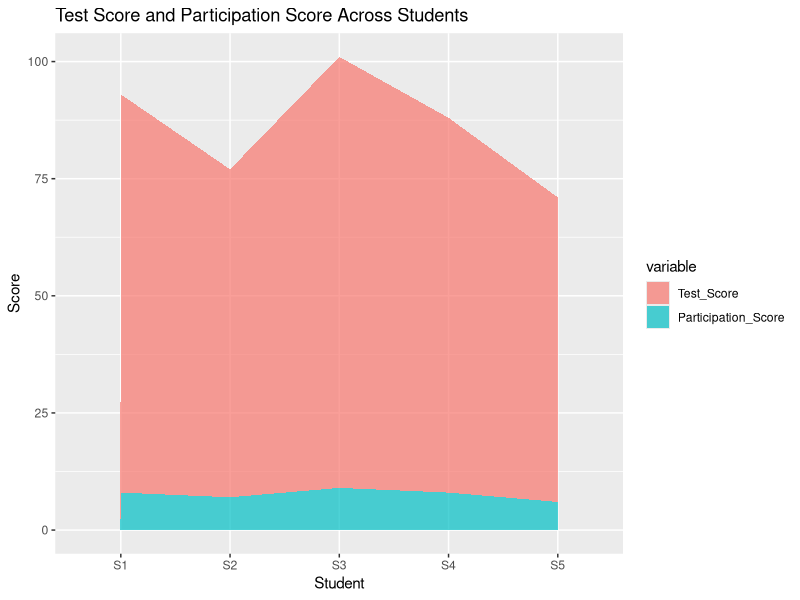
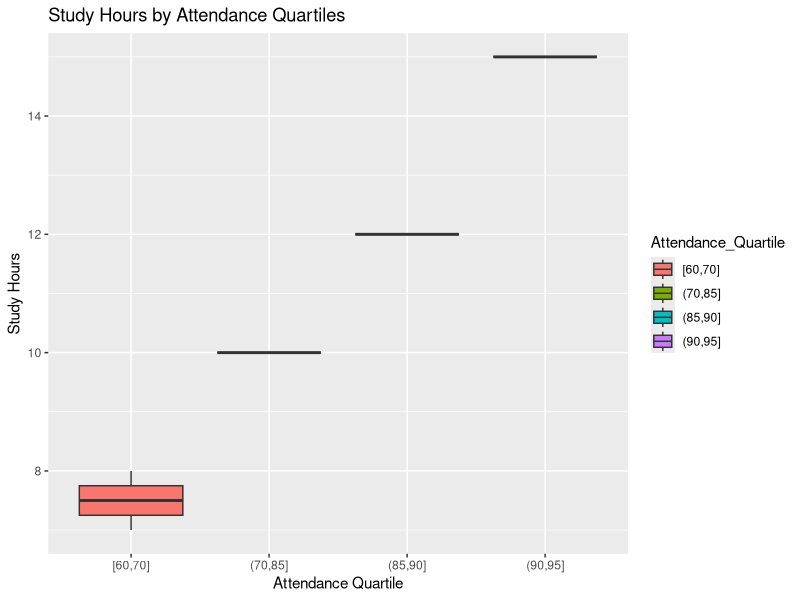
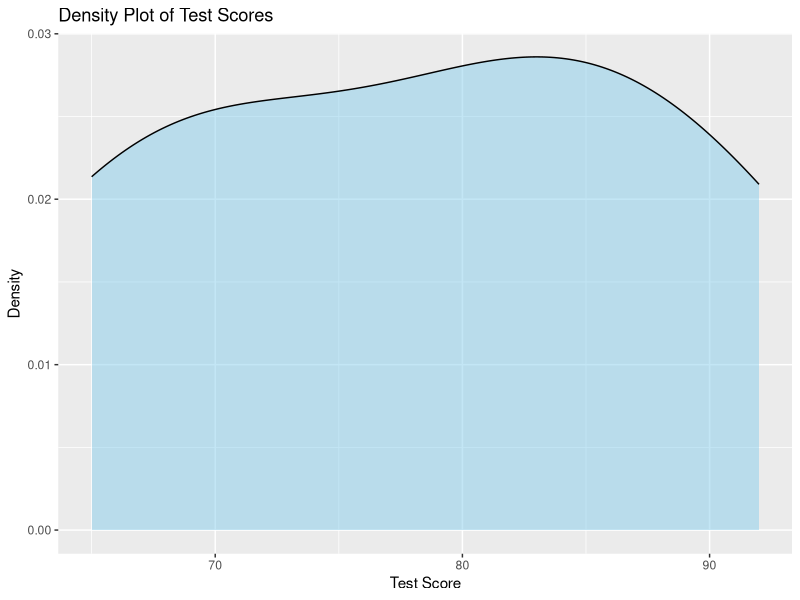

Generate these figures, in order, with R:
library(ggplot2)
library(reshape2)

Student_ID <- c("S1","S2","S3","S4","S5")
Age <- c(19,21,20,22,23)
Study_Hours <- c(12,8,15,10,7)
Attendance <- c(90,70,95,85,60)
Test_Score <- c(85,70,92,80,65)
Participation_Score <- c(8,7,9,8,6)

data <- data.frame(Student_ID,Age,Study_Hours,Attendance,Test_Score,Participation_Score)

area_data <- data.frame(
  Student_ID=data$Student_ID,
  Test_Score=data$Test_Score,
  Participation_Score=data$Participation_Score
)

area_long <- melt(area_data,id.vars="Student_ID")

ggplot(area_long,aes(x=Student_ID,y=value,fill=variable,group=variable))+
  geom_area(alpha=0.7)+
  labs(title="Test Score and Participation Score Across Students",
       x="Student",
       y="Score")

data$Attendance_Quartile <- cut(data$Attendance,
                                breaks=quantile(data$Attendance,probs=seq(0,1,0.25)),
                                include.lowest=TRUE)

ggplot(data,aes(x=Attendance_Quartile,y=Study_Hours,fill=Attendance_Quartile))+
  geom_boxplot()+
  labs(title="Study Hours by Attendance Quartiles",
       x="Attendance Quartile",
       y="Study Hours")

ggplot(data,aes(x=Test_Score))+
  geom_density(fill="skyblue",alpha=0.5)+
  labs(title="Density Plot of Test Scores",
       x="Test Score",
       y="Density")

cat("Interpretation:\n")
cat("1. Test Scores are consistently higher than Participation Scores, with both showing similar trends across students.\n\n")
cat("2. Higher attendance quartiles generally correspond to higher study hours. The boxplot displays the median, interquartile range, and any potential outliers.\n\n")
cat("3. The density plot indicates that most test scores are concentrated between 70 and 90, with no significant outliers.\n")
